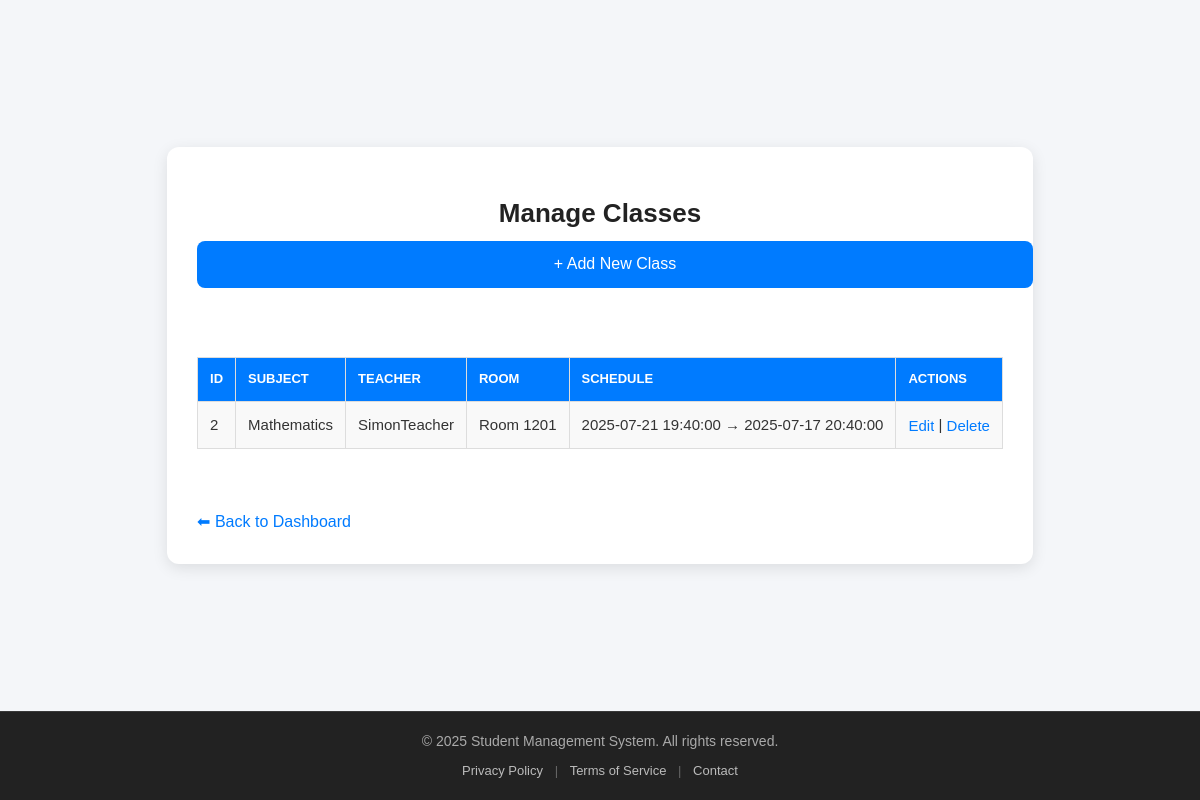
The page /public/admin/classes.php (signed in) on the database its author committed.
### tables this page shows
CREATE TABLE `classes` (
  `id` int(11) NOT NULL,
  `subject_id` int(11) NOT NULL,
  `teacher_id` int(11) NOT NULL,
  `start_time` datetime NOT NULL,
  `end_time` datetime NOT NULL,
  `room` varchar(255) NOT NULL,
  `created_at` timestamp NOT NULL DEFAULT current_timestamp()
);

CREATE TABLE `subjects` (
  `id` int(11) NOT NULL,
  `name` varchar(100) NOT NULL,
  `code` varchar(10) NOT NULL,
  `created_at` timestamp NOT NULL DEFAULT current_timestamp()
);

CREATE TABLE `users` (
  `id` int(11) NOT NULL,
  `username` varchar(100) NOT NULL,
  `email` varchar(150) NOT NULL,
  `password` varchar(255) NOT NULL,
  `role_id` int(11) NOT NULL,
  `created_at` timestamp NOT NULL DEFAULT current_timestamp() ON UPDATE current_timestamp(),
  `first_name` varchar(100) NOT NULL,
  `last_name` varchar(100) NOT NULL,
  `dob` date NOT NULL
);

### public/admin/classes.php (the view, shortened to what this page needs)
<?php
require_once __DIR__ . "/../../config/db.php";
$stmt = $pdo->query("
  SELECT c.id, s.name AS subject_name, u.username AS teacher_name, c.room, c.start_time, c.end_time
  FROM classes c
  JOIN subjects s ON c.subject_id = s.id
  LEFT JOIN users u ON c.teacher_id = u.id
  ORDER BY c.id ASC
");
$classes = $stmt->fetchAll(PDO::FETCH_ASSOC);
?>
<!DOCTYPE html>
<html>
<head>
    <link rel="stylesheet" href="../assets/style.css">
</head>
<body class="dashboard-page">
<div class="dashboard-wrapper">
    <div class="dashboard-card teacher-view">
        <h1>Manage Classes</h1>
        <a class="dashboard-btn" href="add_class.php">+ Add New Class</a>
        <br><br>
        <table>
            <tr>
                <th>ID</th>
                <th>Subject</th>
                <th>Teacher</th>
                <th>Room</th>
                <th>Schedule</th>
                <th>Actions</th>
            </tr>
            <?php foreach ($classes as $class): ?>
                <tr>
                    <td><?= $class['id'] ?></td>
                    <td><?= htmlspecialchars($class['subject_name']) ?></td>
                    <td><?= $class['teacher_name'] ?? 'Not Assigned' ?></td>
                    <td><?= htmlspecialchars($class['room']) ?></td>
                    <td>
                        <?= htmlspecialchars($class['start_time']) ?> →
                        <?= htmlspecialchars($class['end_time']) ?>
                    </td>
                    <td>
                        <a href="edit_class.php?id=<?= $class['id'] ?>">Edit</a> |
                        <a href="delete_class.php?id=<?= $class['id'] ?>" onclick="return confirm('Delete this class?')">Delete</a>
                    </td>
                </tr>
            <?php endforeach; ?>
        </table>
        <br>
        <a class="back-link" href="../dashboard.php">⬅ Back to Dashboard</a>
    </div>
</div>
<?php include __DIR__ . '/../templates/footer.php'; ?>
</body>
</html>

### public/assets/style.css (style rules this page uses)
html, body { height: 100%; margin: 0; padding: 0; display: flex; flex-direction: column; }
body > *:not(.site-footer) { flex: 1; }
body { font-family: Arial, sans-serif; background: #f4f4f9; color: #333; line-height: 1.4; padding: 20px; }
table { width: 100%; border-collapse: collapse; margin-bottom: 20px; }
table th, table td { padding: 16px 14px; font-size: 15px; border: 1px solid #ccc; text-align: left; vertical-align: top; word-break: break-word; overflow-wrap: anywhere; white-space: normal; overflow: hidden; text-overflow: ellipsis; }
table th { background: #007bff; color: #fff; text-transform: uppercase; font-size: 13px; }
table tr:nth-child(even) { background: #f9f9f9; }
a { color: #007bff; text-decoration: none; transition: color 0.2s ease-in-out; }
body.dashboard-page { background: #f4f6f9; padding: 0; display: flex; flex-direction: column; min-height: 100vh; }
.dashboard-wrapper { flex: 1; display: flex; justify-content: center; align-items: center; padding: 40px 20px; }
.dashboard-card { background: #fff; padding: 30px; border-radius: 12px; box-shadow: 0 4px 15px rgba(0, 0, 0, 0.1); text-align: center; }
.dashboard-card.teacher-view { max-width: 1000px; text-align: left; }
.dashboard-card h1 { font-size: 26px; margin-bottom: 10px; color: #222; text-align: center; }
.dashboard-card table { width: 100%; border-collapse: collapse; margin-top: 15px; }
.dashboard-card th, .dashboard-card td { padding: 12px; border: 1px solid #ddd; }
.dashboard-card th { background: #007bff; color: #fff; }
.dashboard-card tr:nth-child(even) { background: #f9f9f9; }
.dashboard-btn { display: block; width: 100%; background: #007bff; color: #fff; text-decoration: none; padding: 12px 15px; border-radius: 8px; font-size: 16px; margin: 10px 0; font-weight: 500; transition: background 0.2s ease-in-out; text-align: center; }
.back-link { display: inline-block; margin-top: 20px; color: #007bff; text-decoration: none; }
.dashboard-card table td:nth-child(2), .dashboard-card table th:nth-child(2) { max-width: 220px; white-space: nowrap; overflow: hidden; text-overflow: ellipsis; }
table td a { display: inline-block; max-width: 200px; white-space: nowrap; overflow: hidden; text-overflow: ellipsis; vertical-align: middle; }

### rows shown on the page
classes: id "2", subject.name "Mathematics", teacher.username "SimonTeacher", room "Room 1201", start_time "2025-07-21 19:40:00", end_time "2025-07-17 20:40:00"
